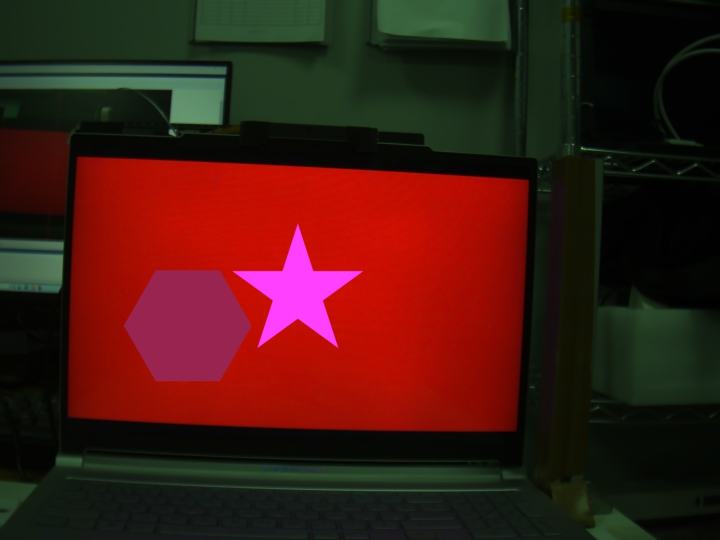
#> input picture CV/XTalkData/Red.jpg, 1440 x 1080 px, found by its file name (shown at 1/2 size)
$ python XTalk-analysis.py
#> lines starting #> are read from the running program, lines starting #| are printed output that depends on the picture; after the words box and inside, x2 and y2 are one past the last pixel; in counts of white or black regions, pixels touching at a corner belong together
import cv2
import numpy as np
import matplotlib.pyplot as plt

def order_points(pts):
    """Order points as: top-left, top-right, bottom-right, bottom-left"""
    rect = np.zeros((4, 2), dtype="float32")
    s = pts.sum(axis=1)
    rect[0] = pts[np.argmin(s)]  # top-left
    rect[2] = pts[np.argmax(s)]  # bottom-right

    diff = np.diff(pts, axis=1)
    rect[1] = pts[np.argmin(diff)]  # top-right
    rect[3] = pts[np.argmax(diff)]  # bottom-left
    return rect

def four_point_transform(image, pts):
    """Perform a perspective transform to rectify the image based on the four corners."""
    rect = order_points(pts)
    (tl, tr, br, bl) = rect

    # Compute the width and height of the new image
    widthA = np.linalg.norm(br - bl)
    widthB = np.linalg.norm(tr - tl)
    maxWidth = max(int(widthA), int(widthB))

    heightA = np.linalg.norm(tr - br)
    heightB = np.linalg.norm(tl - bl)
    maxHeight = max(int(heightA), int(heightB))

    # Destination points for the transform
    dst = np.array([
        [0, 0],
        [maxWidth - 1, 0],
        [maxWidth - 1, maxHeight - 1],
        [0, maxHeight - 1]
    ], dtype="float32")

    # Compute the perspective transform matrix and apply it
    M = cv2.getPerspectiveTransform(rect, dst)
    warped = cv2.warpPerspective(image, M, (maxWidth, maxHeight))
    return warped

def sRGB_to_linearRGB(image):
    """Convert sRGB image to linear RGB."""
    image = image / 255.0
    mask = image <= 0.04045
    image[mask] = image[mask] / 12.92
    image[~mask] = ((image[~mask] + 0.055) / 1.055) ** 2.4
    return image

def compute_crosstalk(image_left, image_right):
    """Compute the cross-talk for the left and right eye using linear RGB."""
    # For left eye: Cross-talk is the ratio of blue to red (blue/red).
    left_crosstalk = image_left[:, :, 0] / (image_left[:, :, 2] + 1e-6)  # Blue/Red ratio

    # For right eye: Cross-talk is the ratio of red to blue (red/blue).
    right_crosstalk = image_right[:, :, 2] / (image_right[:, :, 0] + 1e-6)  # Red/Blue ratio

    return left_crosstalk, right_crosstalk

def plot_crosstalk_map(left_crosstalk, right_crosstalk):
    """Plot the cross-talk maps for both the left and right eye."""
    fig, axes = plt.subplots(1, 2, figsize=(12, 6))

    # Plot the left-eye cross-talk map
    axes[0].imshow(left_crosstalk, cmap='hot', vmin=0, vmax=1)
    axes[0].set_title("Left Eye Cross-talk")
    axes[0].axis('off')

    # Plot the right-eye cross-talk map
    axes[1].imshow(right_crosstalk, cmap='hot', vmin=0, vmax=1)
    axes[1].set_title("Right Eye Cross-talk")
    axes[1].axis('off')

    plt.tight_layout()
    plt.show()

def main(left_image_path, right_image_path, red_range, blue_range, screen_resolution):
    """Main function to compute and plot cross-talk for a stereo pair."""
#> called with left_image_path = 'CV/XTalkData/Red.jpg', right_image_path = 'CV/XTalkData/Blue.jpg', red_range = ([0, 100, 100], [10, 255, 255]), blue_range = ([100, 50, 50], [140, 255, 255]), screen_resolution = (1920, 1080)
    # Load the images
    left_image = cv2.imread(left_image_path)
#> left_image is the input picture: shape (1080, 1440, 3); mean B, G, R 18.6, 25.3, 66
    right_image = cv2.imread(right_image_path)
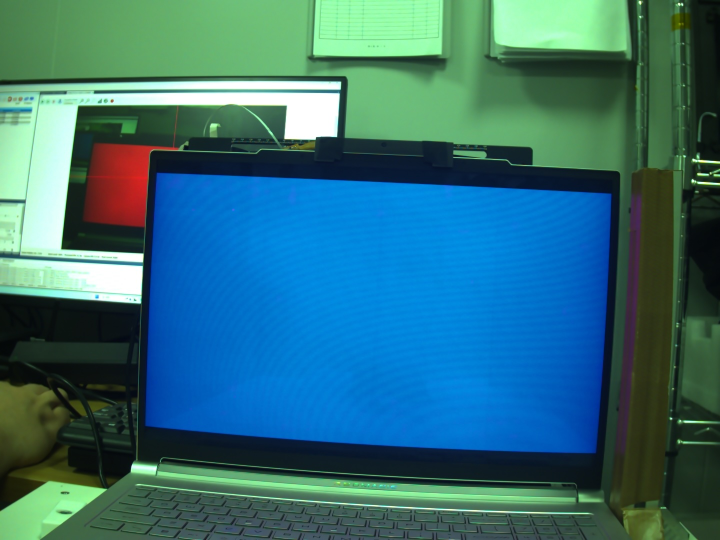
#> input picture CV/XTalkData/Blue.jpg, 1440 x 1080 px, found by its file name (shown at 1/2 size)
#> right_image is the input picture: shape (1080, 1440, 3); mean B, G, R 119.6, 110.8, 50.9

    if left_image is None or right_image is None:
        print("Error: One or both images not found.")
        return

    # Convert to linear RGB (gamma correction)
    left_image_linear = sRGB_to_linearRGB(left_image)
    right_image_linear = sRGB_to_linearRGB(right_image)
#> in sRGB_to_linearRGB (call 2), `image[~mask] = ((image[~mask] + 0.055) / 1.055) ** 2.4`:
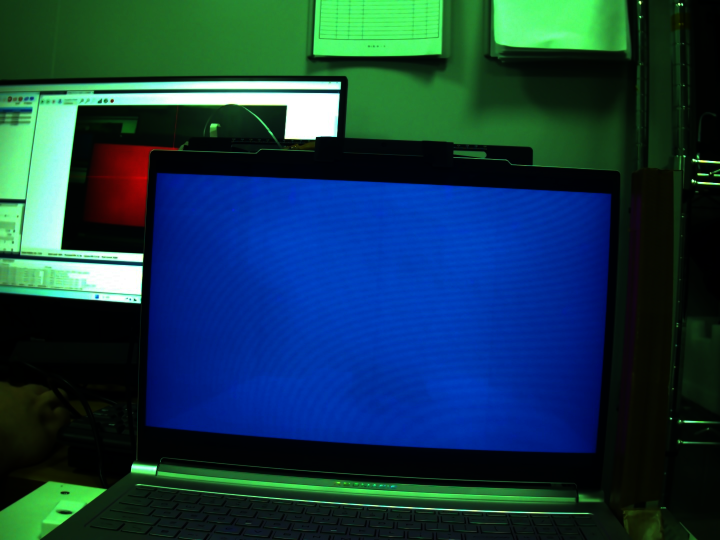
#> image: shape (1080, 1440, 3) float64 (shown at 1/2 size); mean of channels 0, 1, 2 0.293, 0.236, 0.0852; drawn as B, G, R

    # Process left image (red region detection)
    hsv_left = cv2.cvtColor(left_image, cv2.COLOR_BGR2HSV)
#> hsv_left: shape (1080, 1440, 3); mean H, S, V 42.8, 151, 73.2
    mask_left = cv2.inRange(hsv_left, red_range[0], red_range[1])
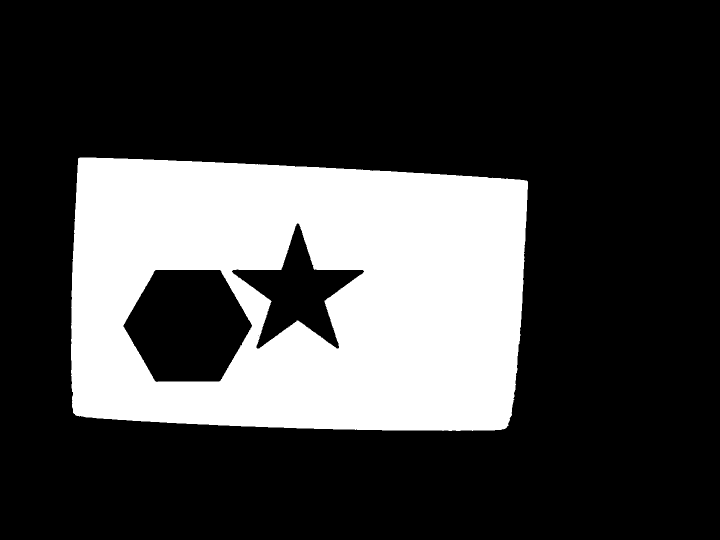
#> mask_left: shape (1080, 1440) (shown at 1/2 size); 25.6% white; 1 white region
    contours_left, _ = cv2.findContours(mask_left, cv2.RETR_EXTERNAL, cv2.CHAIN_APPROX_SIMPLE)
#> contours_left = 1 contour; box (x1, y1, x2, y2) and area: (142, 315, 1056, 862) 463523
    if not contours_left:
        print("No contours found for left image.")
        return

    # Select the largest contour for left image and approximate it to a polygon
    c_left = max(contours_left, key=cv2.contourArea)
#> c_left = contour of 450 points, box (x1, y1, x2, y2) (142, 315, 1056, 862), area 463523
    peri_left = cv2.arcLength(c_left, True)
#> peri_left = 2872.2
    approx_left = cv2.approxPolyDP(c_left, 0.02 * peri_left, True)
#> approx_left = [[156, 317], [151, 830], [1016, 851], [1053, 361]]
    if len(approx_left) != 4:
        print("Could not detect four corners for left image.")
        return

    # Process right image (blue region detection)
    hsv_right = cv2.cvtColor(right_image, cv2.COLOR_BGR2HSV)
#> hsv_right: shape (1080, 1440, 3); mean H, S, V 80.6, 158.3, 141.7
    mask_right = cv2.inRange(hsv_right, blue_range[0], blue_range[1])
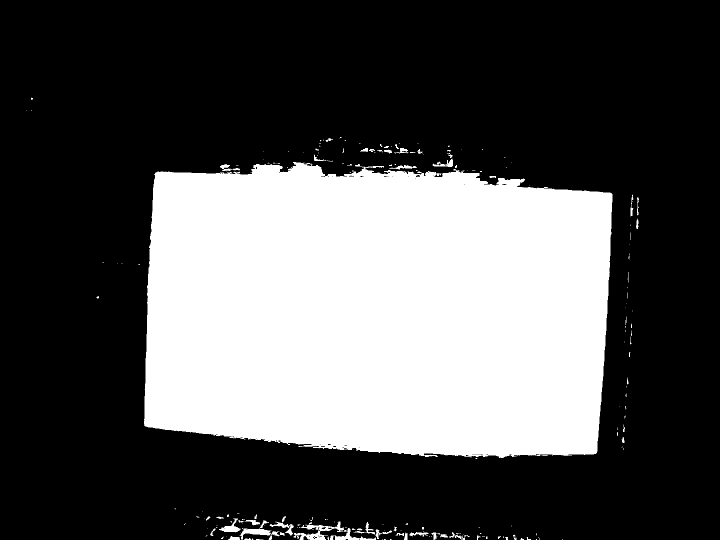
#> mask_right: shape (1080, 1440) (shown at 1/2 size); 32.6% white; 236 white regions (171 under 20 px)
    contours_right, _ = cv2.findContours(mask_right, cv2.RETR_EXTERNAL, cv2.CHAIN_APPROX_SIMPLE)
#> contours_right = 236 contours, 190 with area under 20; largest, box (x1, y1, x2, y2) and area: (288, 324, 1225, 916) 496450, (587, 1043, 688, 1080) 1080, (479, 1056, 543, 1080) 558, (660, 1056, 752, 1080) 475, (438, 1037, 481, 1065) 396
    if not contours_right:
        print("No contours found for right image.")
        return

    # Select the largest contour for right image and approximate it to a polygon
    c_right = max(contours_right, key=cv2.contourArea)
#> c_right = contour of 1286 points, box (x1, y1, x2, y2) (288, 324, 1225, 916), area 496450
    peri_right = cv2.arcLength(c_right, True)
#> peri_right = 4037.7
    approx_right = cv2.approxPolyDP(c_right, 0.02 * peri_right, True)
#> approx_right = [[308, 349], [290, 852], [1193, 905], [1222, 386]]
    if len(approx_right) != 4:
        print("Could not detect four corners for right image.")
        return

    # Rectify both images using the four point transform
    warped_left = four_point_transform(left_image_linear, approx_left.reshape(4, 2))
#> in order_points, `s = pts.sum(axis=1)`: s = [473, 981, 1867, 1414]
#> in order_points, `diff = np.diff(pts, axis=1)`: diff = [161, 679, -165, -692]
#> in four_point_transform, `rect = order_points(pts)`: rect = [[156, 317], [1053, 361], [1016, 851], [151, 830]]
#> in four_point_transform, `(tl, tr, br, bl) = rect`: tl = [156, 317]; tr = [1053, 361]; br = [1016, 851]; bl = [151, 830]
#> in four_point_transform, `widthA = np.linalg.norm(br - bl)`: widthA = 865.3
#> in four_point_transform, `widthB = np.linalg.norm(tr - tl)`: widthB = 898.1
#> in four_point_transform, `maxWidth = max(int(widthA), int(widthB))`: maxWidth = 898
#> in four_point_transform, `heightA = np.linalg.norm(tr - br)`: heightA = 491.4
#> in four_point_transform, `heightB = np.linalg.norm(tl - bl)`: heightB = 513
#> in four_point_transform, `dst = np.array([ [0, 0], [maxWidth - 1, 0], [maxWidth - 1, maxHeight -..`: dst = [[0, 0], [897, 0], [897, 512], [0, 512]]
#> in four_point_transform, `M = cv2.getPerspectiveTransform(rect, dst)`: M = [[0.928, 0.00905, -147.7], [-0.0457, 0.932, -288.3], [-4.34e-05, -7.13e-05, 1]]
#> in four_point_transform, `warped = cv2.warpPerspective(image, M, (maxWidth, maxHeight))`:
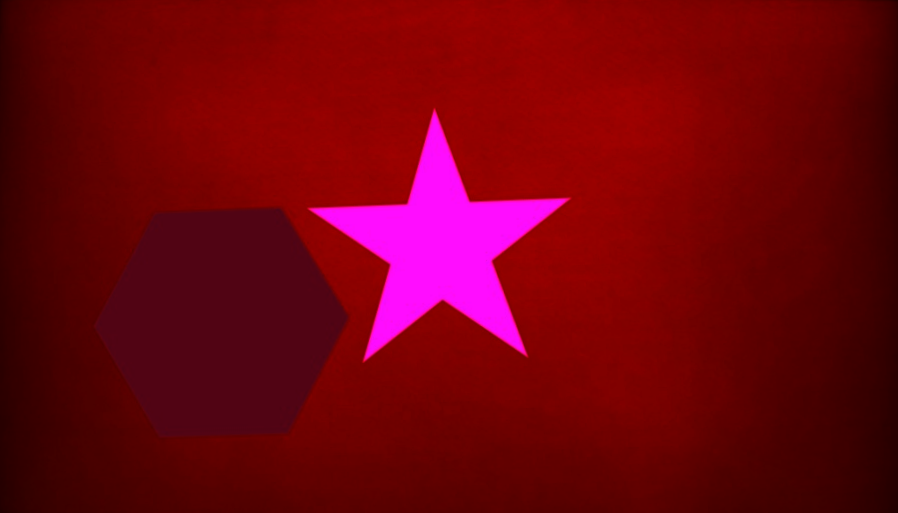
#> warped: shape (513, 898, 3) float64; mean of channels 0, 1, 2 0.0539, 0.00752, 0.445; drawn as B, G, R
    warped_right = four_point_transform(right_image_linear, approx_right.reshape(4, 2))
#> in four_point_transform (call 2), `rect = order_points(pts)`: rect = [[308, 349], [1222, 386], [1193, 905], [290, 852]]
#> in four_point_transform (call 2), `(tl, tr, br, bl) = rect`: tl = [308, 349]; tr = [1222, 386]; br = [1193, 905]; bl = [290, 852]
#> in four_point_transform (call 2), `widthA = np.linalg.norm(br - bl)`: widthA = 904.6
#> in four_point_transform (call 2), `widthB = np.linalg.norm(tr - tl)`: widthB = 914.7
#> in four_point_transform (call 2), `maxWidth = max(int(widthA), int(widthB))`: maxWidth = 914
#> in four_point_transform (call 2), `heightA = np.linalg.norm(tr - br)`: heightA = 519.8
#> in four_point_transform (call 2), `heightB = np.linalg.norm(tl - bl)`: heightB = 503.3
#> in four_point_transform (call 2), `maxHeight = max(int(heightA), int(heightB))`: maxHeight = 519
#> in four_point_transform (call 2), `dst = np.array([ [0, 0], [maxWidth - 1, 0], [maxWidth - 1, maxHeight -..`: dst = [[0, 0], [913, 0], [913, 518], [0, 518]]
#> in four_point_transform (call 2), `M = cv2.getPerspectiveTransform(rect, dst)`: M = [[1.03, 0.037, -331.6], [-0.0413, 1.02, -343.7], [3.71e-05, -2.07e-05, 1]]
#> in four_point_transform (call 2), `warped = cv2.warpPerspective(image, M, (maxWidth, maxHeight))`:
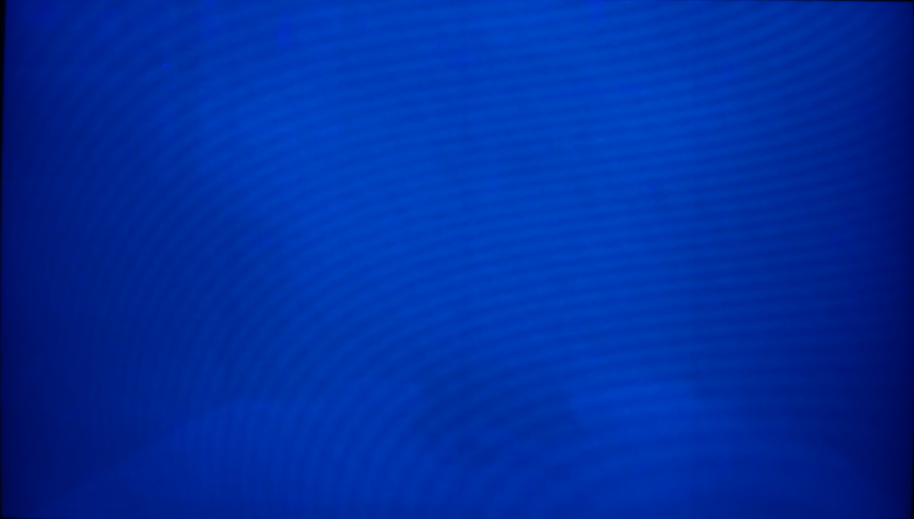
#> warped: shape (519, 914, 3) float64; mean of channels 0, 1, 2 0.626, 0.181, 0.000272; drawn as B, G, R

    # Compute cross-talk maps for both eyes
    left_crosstalk, right_crosstalk = compute_crosstalk(warped_left, warped_right)
#> in compute_crosstalk, `right_crosstalk = image_right[:, :, 2] / (image_right[:, :, 0] + 1e-6)`:
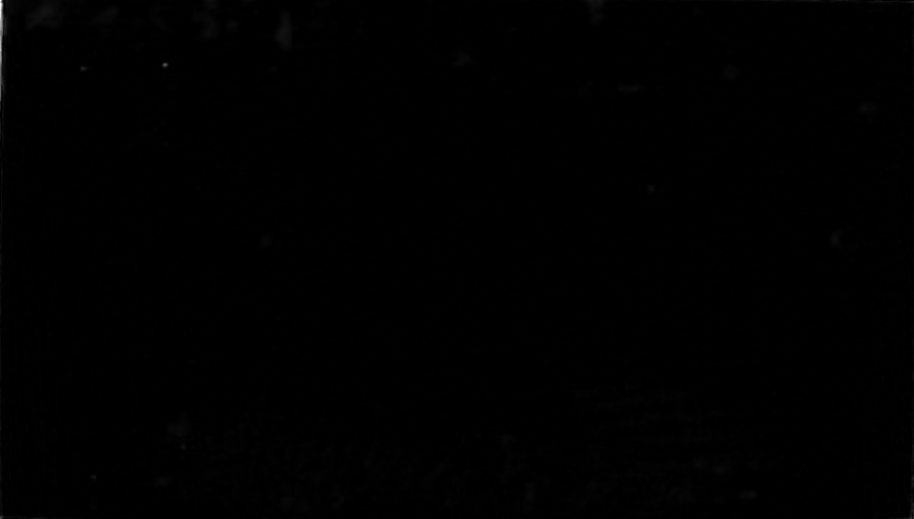
#> right_crosstalk: shape (519, 914) float64; min 0, max 0.162, mean 0.000486; drawn with min black and max white

    # Plot the cross-talk maps
    plot_crosstalk_map(left_crosstalk, right_crosstalk)

if __name__ == "__main__":
    # Define red and blue ranges for HSV (adjust as needed)
    red_lower = np.array([0, 100, 100])
    red_upper = np.array([10, 255, 255])
    blue_lower = np.array([100, 50, 50])
    blue_upper = np.array([140, 255, 255])

    # Define the screen resolution (e.g., 1920x1080)
    screen_resolution = (1920, 1080)

    # Specify the file paths for the stereo images
    left_image_path = "CV/XTalkData/Red.jpg"
    right_image_path = "CV/XTalkData/Blue.jpg"

    # Call the main function
    main(left_image_path, right_image_path, (red_lower, red_upper), (blue_lower, blue_upper), screen_resolution)
